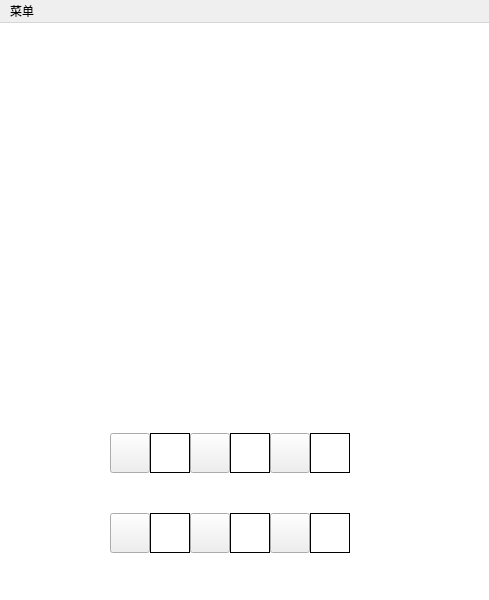
<?xml version="1.0" encoding="UTF-8"?>
<ui version="4.0">
 <class>single_play</class>
 <widget class="QMainWindow" name="single_play">
  <property name="geometry">
   <rect>
    <x>0</x>
    <y>0</y>
    <width>489</width>
    <height>600</height>
   </rect>
  </property>
  <property name="windowTitle">
   <string>MainWindow</string>
  </property>
  <property name="styleSheet">
      <string notr="true">#single_play {background-color: rgb(255, 255, 255)}</string>
  </property>
  <widget class="QWidget" name="centralwidget">
   <widget class="QLabel" name="label">
    <property name="geometry">
     <rect>
      <x>80</x>
      <y>40</y>
      <width>331</width>
      <height>331</height>
     </rect>
    </property>
    <property name="styleSheet">
     <string notr="true"/>
    </property>
    <property name="text">
     <string/>
    </property>
   </widget>
   <widget class="QPushButton" name="gary1">
    <property name="geometry">
        <rect>
            <x>110</x>
            <y>410</y>
            <width>40</width>
            <height>40</height>
        </rect>
    </property>
    <property name="text">
     <string/>
    </property>
   </widget>
   <widget class="QPushButton" name="gary2">
    <property name="geometry">
        <rect>
            <x>190</x>
            <y>410</y>
            <width>40</width>
            <height>40</height>
        </rect>
    </property>
    <property name="text">
     <string/>
    </property>
   </widget>
   <widget class="QLabel" name="num_gary1">
    <property name="geometry">
        <rect>
            <x>150</x>
            <y>410</y>
            <width>40</width>
            <height>40</height>
        </rect>
    </property>
       <property name="styleSheet">
           <string notr="true">border:1px solid black;
               background-color: rgb(255, 255, 255);
           </string>
       </property>
    <property name="text">
     <string/>
    </property>
   </widget>
   <widget class="QLabel" name="num_gary2">
    <property name="geometry">
        <rect>
            <x>230</x>
            <y>410</y>
            <width>40</width>
            <height>40</height>
        </rect>
    </property>
       <property name="styleSheet">
           <string notr="true">border:1px solid black;
               background-color: rgb(255, 255, 255);
           </string>
       </property>
    <property name="text">
     <string/>
    </property>
   </widget>
   <widget class="QPushButton" name="gary3">
    <property name="geometry">
        <rect>
            <x>270</x>
            <y>410</y>
            <width>40</width>
            <height>40</height>
        </rect>
    </property>
    <property name="text">
     <string/>
    </property>
   </widget>
   <widget class="QLabel" name="num_gary3">
    <property name="geometry">
        <rect>
            <x>310</x>
            <y>410</y>
            <width>40</width>
            <height>40</height>
        </rect>
    </property>
       <property name="styleSheet">
           <string notr="true">border:1px solid black;
               background-color: rgb(255, 255, 255);
           </string>
       </property>
    <property name="text">
     <string/>
    </property>
   </widget>
   <widget class="QPushButton" name="green1">
    <property name="geometry">
        <rect>
            <x>110</x>
            <y>490</y>
            <width>40</width>
            <height>40</height>
        </rect>
    </property>
    <property name="text">
     <string/>
    </property>
   </widget>
   <widget class="QLabel" name="num_green1">
    <property name="geometry">
        <rect>
            <x>150</x>
            <y>490</y>
            <width>40</width>
            <height>40</height>
        </rect>
    </property>
       <property name="styleSheet">
           <string notr="true">background-color: rgb(255, 255, 255);
               border:1px solid black;
           </string>
       </property>
    <property name="text">
     <string/>
    </property>
   </widget>
   <widget class="QPushButton" name="green2">
    <property name="geometry">
        <rect>
            <x>190</x>
            <y>490</y>
            <width>40</width>
            <height>40</height>
        </rect>
    </property>
    <property name="text">
     <string/>
    </property>
   </widget>
   <widget class="QLabel" name="num_green2">
    <property name="geometry">
        <rect>
            <x>230</x>
            <y>490</y>
            <width>40</width>
            <height>40</height>
        </rect>
    </property>
       <property name="styleSheet">
           <string notr="true">border:1px solid black;
               background-color: rgb(255, 255, 255);
           </string>
       </property>
    <property name="text">
     <string/>
    </property>
   </widget>
   <widget class="QPushButton" name="green3">
    <property name="geometry">
        <rect>
            <x>270</x>
            <y>490</y>
            <width>40</width>
            <height>40</height>
        </rect>
    </property>
    <property name="text">
     <string/>
    </property>
   </widget>
   <widget class="QLabel" name="num_green3">
    <property name="geometry">
        <rect>
            <x>310</x>
            <y>490</y>
            <width>40</width>
            <height>40</height>
        </rect>
    </property>
       <property name="styleSheet">
           <string notr="true">border:1px solid black;
               background-color: rgb(255, 255, 255);
           </string>
       </property>
    <property name="text">
     <string/>
    </property>
   </widget>
  </widget>
  <widget class="QMenuBar" name="menubar">
   <property name="geometry">
    <rect>
     <x>0</x>
     <y>0</y>
        <width>489</width>
     <height>23</height>
    </rect>
   </property>
   <widget class="QMenu" name="menuquit">
    <property name="title">
     <string>菜单</string>
    </property>
    <addaction name="actionback"/>
    <addaction name="actionquit"/>
   </widget>
   <addaction name="menuquit"/>
  </widget>
  <action name="actionback">
   <property name="text">
    <string>返回主界面</string>
   </property>
  </action>
  <action name="actionquit">
   <property name="text">
    <string>退出</string>
   </property>
  </action>
 </widget>
 <resources/>
 <connections>
  <connection>
   <sender>actionquit</sender>
   <signal>triggered()</signal>
   <receiver>single_play</receiver>
   <slot>close()</slot>
   <hints>
    <hint type="sourcelabel">
     <x>-1</x>
     <y>-1</y>
    </hint>
    <hint type="destinationlabel">
     <x>399</x>
     <y>299</y>
    </hint>
   </hints>
  </connection>
 </connections>
</ui>
